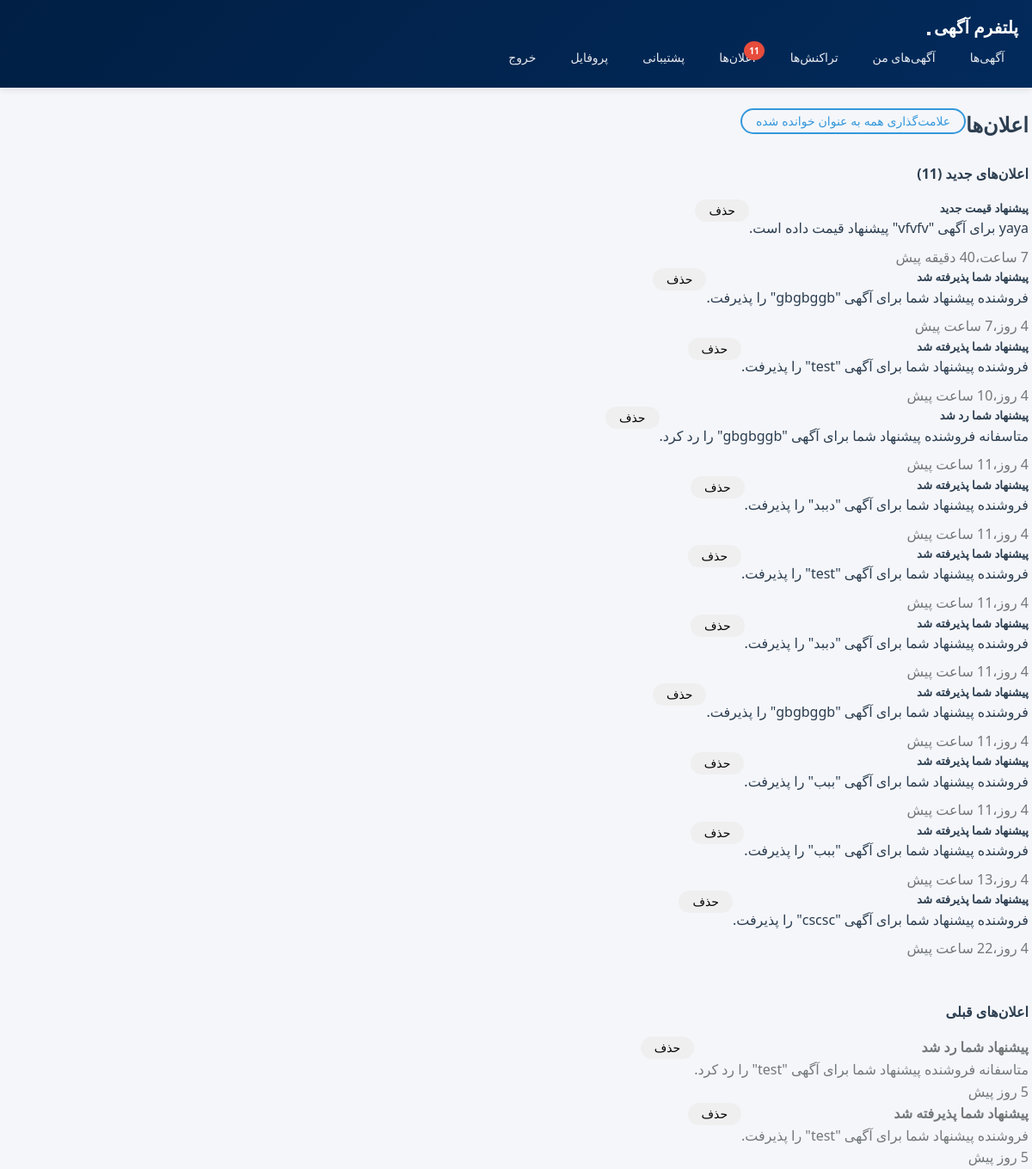
The page /notifications/ (signed in) on the database as committed earlier.
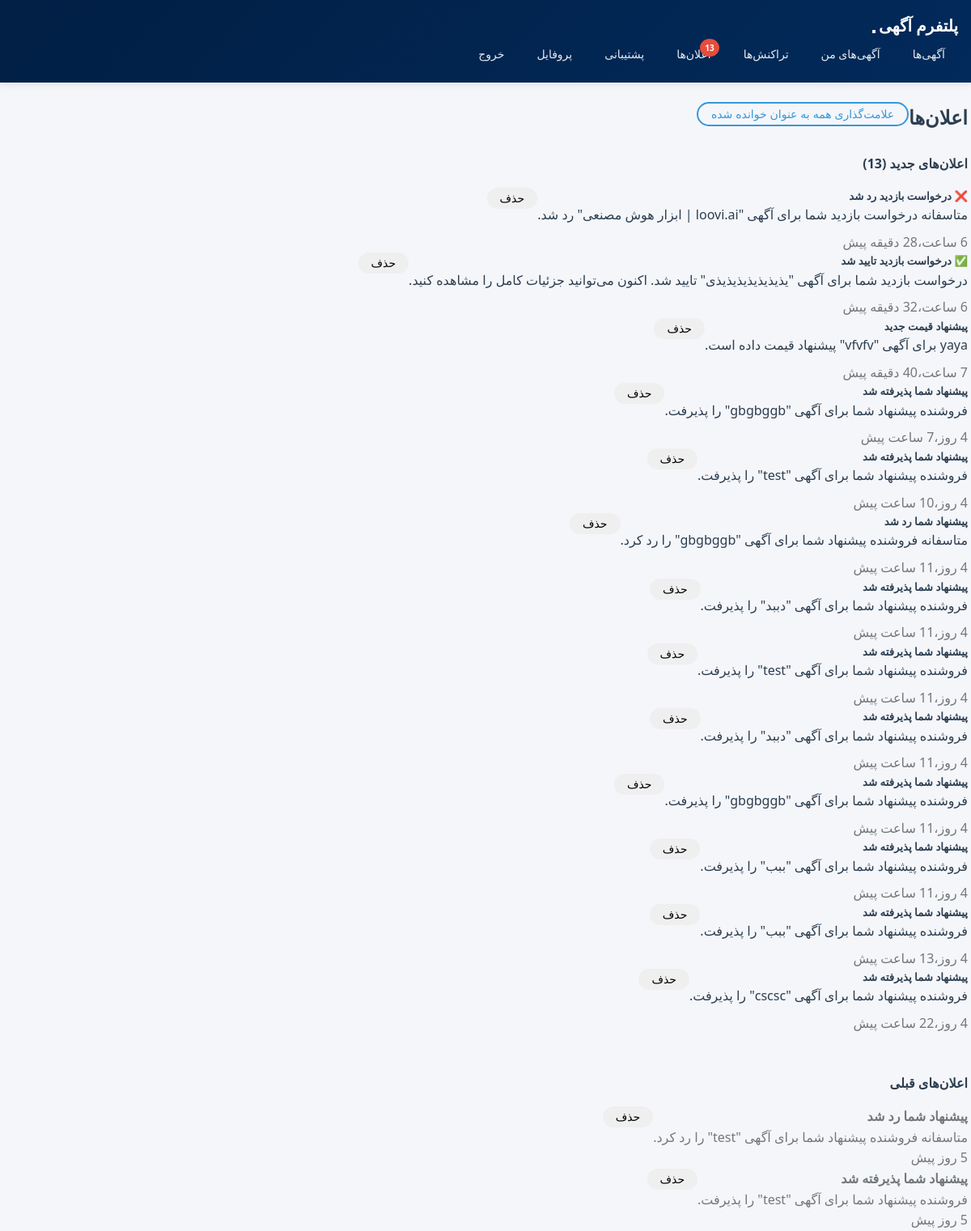
The same page on the database as committed later.
### notifications/models.py (models this page shows, shortened)
class Notification(models.Model):
    NOTIFICATION_TYPES = [
        ('visit_request', 'درخواست بازدید'),
        ('visit_approved', 'تایید بازدید'),
        ('visit_rejected', 'رد بازدید'),
        ('listing_approved', 'تایید آگهی'),
        ('listing_rejected', 'رد آگهی'),
        ('new_message', 'پیام جدید'),
    ]
    recipient = models.ForeignKey(
        settings.AUTH_USER_MODEL,
        on_delete=models.CASCADE,
        related_name='notifications',
        verbose_name='گیرنده'
    )
    notification_type = models.CharField(
        max_length=20,
        choices=NOTIFICATION_TYPES,
        verbose_name='نوع اعلان'
    )
    title = models.CharField(max_length=200, verbose_name='عنوان')
    message = models.TextField(verbose_name='پیام')
    listing = models.ForeignKey(
        Listing,
        on_delete=models.CASCADE,
        null=True,
        blank=True,
        verbose_name='آگهی'
    )
    visit_request = models.ForeignKey(
        VisitRequest,
        on_delete=models.CASCADE,
        null=True,
        blank=True,
        verbose_name='درخواست بازدید'
    )
    action_url = models.CharField(
        max_length=500,
        blank=True,
        verbose_name='لینک عملیات'
    )
    is_read = models.BooleanField(default=False, verbose_name='خوانده شده')
    created_at = models.DateTimeField(auto_now_add=True, verbose_name='تاریخ ایجاد')
    class Meta:
        ordering = ['-created_at']
        verbose_name = 'اعلان'
        verbose_name_plural = 'اعلان‌ها'

### notifications/views.py (the view)
# urls.py: path('', views.notification_list, name='notification_list'),
@login_required
def notification_list(request):
    notifications = Notification.objects.filter(recipient=request.user)
    unread_notifications = notifications.filter(is_read=False)
    read_notifications = notifications.filter(is_read=True)[:20]  # فقط 20 تای آخر
    context = {
        'unread_notifications': unread_notifications,
        'read_notifications': read_notifications,
    }
    return render(request, 'notifications/notification_list.html', context)

### notifications/context_processors.py (called while the page is built)
def unread_notifications_count(request):
    if request.user.is_authenticated:
        count = Notification.objects.filter(recipient=request.user, is_read=False).count()
        return {'unread_notifications_count': count}
    return {'unread_notifications_count': 0}

### templates/notifications/notification_list.html (shortened to what this page needs)
{% extends 'base.html' %}
{% block content %}
<div class="row">
    <div class="col-md-12">
        <div class="d-flex justify-content-between align-items-center mb-4">
            <h2>اعلان‌ها</h2>
            {% if unread_notifications %}
            <form method="post" action="{% url 'notifications:mark_all_as_read' %}" class="d-inline">
                <button type="submit" class="btn btn-sm btn-outline-primary">
                    علامت‌گذاری همه به عنوان خوانده شده
                </button>
            </form>
            {% endif %}
        </div>
        {% if unread_notifications %}
        <h4 class="mb-3">اعلان‌های جدید ({{ unread_notifications.count }})</h4>
        <div class="list-group mb-4">
            {% for notification in unread_notifications %}
            <div class="list-group-item list-group-item-action bg-light border-start border-primary border-4">
                <div class="d-flex w-100 justify-content-between align-items-start">
                    <div class="flex-grow-1">
                        <h5 class="mb-1">
                            {% if notification.notification_type == 'visit_request' %}
                                🔔
                            {% elif notification.notification_type == 'visit_approved' %}
                                ✅
                            {% elif notification.notification_type == 'visit_rejected' %}
                                ❌
                            {% endif %}
                            {{ notification.title }}
                        </h5>
                        <p class="mb-2">{{ notification.message }}</p>
                        <small class="text-muted">{{ notification.created_at|timesince }} پیش</small>
                    </div>
                    <div class="btn-group-vertical ms-3" role="group">
                        <form method="post" action="{% url 'notifications:delete_notification' notification.pk %}" class="d-inline">
                            <button type="submit" class="btn btn-sm btn-outline-danger w-100">
                                حذف
                            </button>
                        </form>
                    </div>
                </div>
            </div>
            {% endfor %}
        </div>
        {% else %}
        <div class="alert alert-info">
            اعلان جدیدی وجود ندارد.
        </div>
        {% endif %}
        {% if read_notifications %}
        <h4 class="mb-3 mt-5">اعلان‌های قبلی</h4>
        <div class="list-group">
            {% for notification in read_notifications %}
            <div class="list-group-item">
                <div class="d-flex w-100 justify-content-between align-items-start">
                    <div class="flex-grow-1">
                        <h6 class="mb-1 text-muted">{{ notification.title }}</h6>
                        <p class="mb-1 text-muted small">{{ notification.message }}</p>
                        <small class="text-muted">{{ notification.created_at|timesince }} پیش</small>
                    </div>
                    <form method="post" action="{% url 'notifications:delete_notification' notification.pk %}" class="d-inline">
                        <button type="submit" class="btn btn-sm btn-outline-danger">
                            حذف
                        </button>
                    </form>
                </div>
            </div>
            {% endfor %}
        </div>
        {% endif %}
    </div>
</div>
{% endblock %}

### templates/base.html (shortened to what this page needs)
{% load static %}
<!DOCTYPE html>
<html lang="fa" dir="rtl">
<head>
    <link rel="stylesheet" href="{% static 'css/styles.css' %}">
</head>
<body>
    <nav class="navbar navbar-expand-lg navbar-dark bg-primary">
        <div class="container">
            <a class="navbar-brand" href="{% url 'core:home' %}">پلتفرم آگهی</a>
            <button class="navbar-toggler" type="button" data-bs-toggle="collapse" data-bs-target="#navbarNav">
            </button>
            <div class="collapse navbar-collapse" id="navbarNav">
                <div class="navbar-nav me-auto">
                    <a class="nav-link" href="{% url 'listings:listing_list' %}">آگهی‌ها</a>
                    {% if user.is_authenticated %}
                    <a class="nav-link" href="{% url 'listings:my_listings' %}">آگهی‌های من</a>
                    <a class="nav-link" href="{% url 'payments:my_transactions' %}">تراکنش‌ها</a>
                    <a class="nav-link notification-link" href="{% url 'notifications:notification_list' %}">
                        <span class="notification-badge">
                            اعلان‌ها
                            {% if unread_notifications_count > 0 %}
                            <span class="badge">{{ unread_notifications_count }}</span>
                            {% endif %}
                        </span>
                    </a>
                    <a class="nav-link" href="{% url 'tickets:ticket_list' %}">پشتیبانی</a>
                    <a class="nav-link" href="{% url 'accounts:profile' %}">پروفایل</a>
                    <a class="nav-link" href="{% url 'accounts:logout' %}">خروج</a>
                    {% else %}
                    <a class="nav-link" href="{% url 'accounts:login' %}">ورود</a>
                    <a class="nav-link" href="{% url 'accounts:register' %}">ثبت‌نام</a>
                    {% endif %}
                </div>
            </div>
        </div>
    </nav>
    <div class="container mt-4">
        {% block content %}{% endblock %}
    </div>
</body>
</html>

### static/css/styles.css (style rules this page uses)
:root { --primary-color: #011f44; --secondary-color: #022a5b; --accent-color: #3498db; --blu-color: #0058ff; --blu-durk-color: #0544bb; --success-color: #27ae60; --danger-color: #e74c3c; --warning-color: #f39c12d9; --info-color: #16a085cc; --light-bg: #ecf0f1; --dark-bg: #1a252f; --body-bg: #f5f6fa; --white-bg: #ffffff; --text-primary: #2c3e50; --text-secondary: #737879; --text-muted: #999; --border-color: #bdc3c7; --border-light: #dee2e6; --border-dark: #ddd; --card-shadow: 0 2px 8px rgba(0, 0, 0, 0.1); --hover-shadow: 0 4px 16px rgba(0, 0, 0, 0.15); --modal-shadow: 0 4px 6px rgba(0, 0, 0, 0.1); --border-radius-sm: 4px; --border-radius-md: 8px; --border-radius-lg: 12px; --border-radius-xl: 14px; --border-radius-50: 16px; --border-radius-999: 999px; --spacing-xs: 0.25rem; --spacing-sm: 0.5rem; --spacing-md: 1rem; --spacing-lg: 1.5rem; --spacing-xl: 2rem; --spacing-xxl: 3rem; --font-size-xs: 10px; --font-size-sm: 12px; --font-size-base: 14px; --font-size-md: 16px; --font-size-lg: 18px; --font-size-xl: 20px; --font-size-xxl: 22px; --transition-base: all 0.3s ease; }
* { margin: 0; padding: 0; box-sizing: border-box; }
body { font-family: system-ui; background-color: var(--body-bg); color: var(--text-primary); line-height: 1.6; direction: rtl; }
.navbar { background: linear-gradient(135deg, var(--primary-color) 0%, var(--secondary-color) 100%); padding: var(--spacing-md) 0; box-shadow: var(--card-shadow); }
.navbar-brand { font-size: var(--font-size-xl); font-weight: bold; color: var(--white-bg) !important; text-decoration: none; transition: var(--transition-base); }
.navbar-nav { display: flex; gap: var(--spacing-sm); list-style: none; margin: 0; }
.nav-link { color: rgba(255, 255, 255, 0.9) !important; text-decoration: none; padding: var(--spacing-sm) var(--spacing-md); border-radius: var(--border-radius-md); transition: var(--transition-base); font-size: var(--font-size-base); }
.nav-link.notification-link { position: relative; }
.notification-badge { position: relative; display: inline-block; }
.notification-badge .badge { position: absolute; top: -8px; right: -10px; padding: 3px 6px; border-radius: 50%; background: var(--danger-color); color: var(--white-bg); font-size: var(--font-size-xs); font-weight: bold; }
.container { max-width: 1250px; margin: 0 auto; padding: 0 var(--spacing-md); }
.btn { padding: 8px 30px; border-radius: var(--border-radius-999); border-color: rgb(0 88 255); ; border: none; font-size: var(--font-size-md); font-weight: 500; cursor: pointer; transition: var(--transition-base); text-decoration: none; display: inline-block; text-align: center; margin-bottom: 10px; }
.btn-outline-primary { background: transparent; border: 2px solid var(--accent-color); color: var(--accent-color); }
.btn-sm { padding: 5px var(--spacing-md); font-size: var(--font-size-base); }
.badge { display: inline-block; padding: 3px 10px; font-size: var(--font-size-sm); font-weight: 400; border-radius: var(--border-radius-999); }
.badge-primary, .bg-primary { background-color: var(--accent-color); }
.row { display: flex; flex-wrap: wrap; margin: 0 -0.75rem; }
.col-md-12 { flex: 0 0 100%; max-width: 100%; }
.w-100 { width: 100%; }
.mt-4 { margin-top: var(--spacing-lg); }
.mt-5 { margin-top: var(--spacing-xxl); }
.mb-2 { margin-bottom: var(--spacing-sm); }
.mb-3 { margin-bottom: var(--spacing-md); }
.mb-4 { margin-bottom: var(--spacing-lg); }
.text-muted { color: var(--text-secondary); font-size: var(--font-size-md); }
.d-flex { display: flex; }

Rows that differ between the two databases and show on the page:
added Notification: title "درخواست بازدید رد شد", message "متاسفانه درخواست بازدید شما برای آگهی \"loovi.ai | ابزار هوش مصنعی\" رد شد.", created_at "6 ساعت،28 دقیقه", shown under "اعلان‌های جدید (13)"
added Notification: title "درخواست بازدید تایید شد", message "درخواست بازدید شما برای آگهی \"یذیذیذیذیذیذیذی\" تایید شد. اکنون می‌توانید جزئیات کامل را مشاهده کنید.", created_at "6 ساعت،32 دقیقه", shown under "اعلان‌های جدید (13)"
Other text that changed with them:
{{ unread_notifications_count }}: "11" → "13"
{{ unread_notifications.count }}: "11" → "13"
